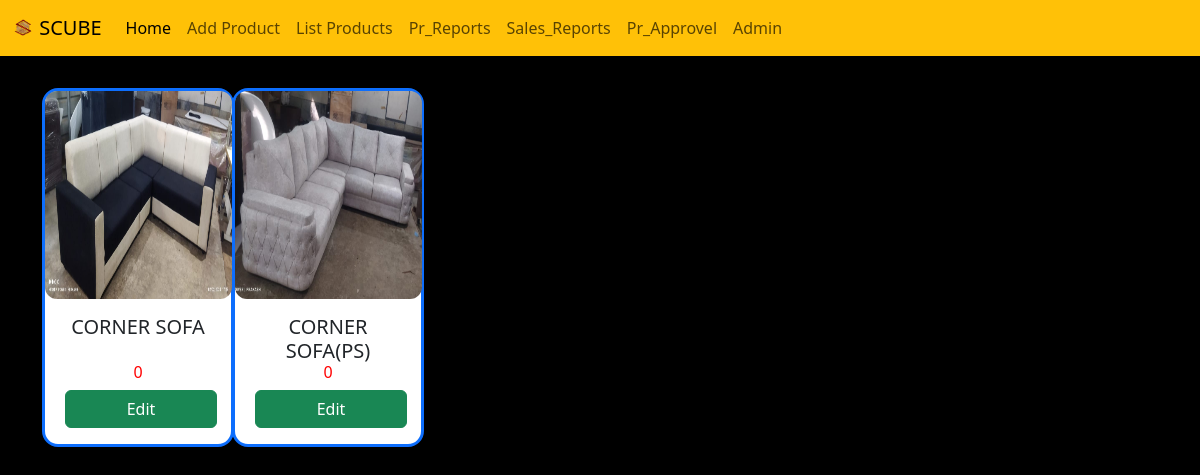
The page /Pr_Approvel on the database its author committed.
### manager/models.py (models this page shows)
class Scube_ss(models.Model):
    code=models.CharField(max_length=50 ,null=True)
    Catogory= models.CharField(choices=Catogory_choice , max_length=50 ,null=True )
    name=models.CharField(max_length=50 ,null=True)
    size=models.CharField(max_length=50 ,null=True,blank=True)
    prize=models.IntegerField(null=True,blank=True)
    material=models.CharField(max_length=50 ,null=True)
    color=models.CharField(max_length=50 ,null=True,blank=True)
    pr_date=models.DateField(null=True)
    sl_date=models.DateField(null=True, blank=True)
    status= models.CharField(choices=status_choice , max_length=50 ,null=True )
    image=models.ImageField(upload_to='images/',blank=True)
    def __str__(self):
        return self.name

### manager/views.py (the view)
# urls.py: path('Pr_Approvel',views.Pr_Approvel,name='Pr_Approvel'),
def Pr_Approvel(request):
    ls_data = Scube_ss.objects.exclude(status="SALE" ).filter(Q(prize__isnull=True) | Q(prize="0"), pr_date__gt="2024-02-01").order_by('pr_date')
    print(ls_data)
    return render(request,'Pr_Approvel.html',{'prod':ls_data})

### manager/templates/Pr_Approvel.html
{% extends 'blank_layout.html' %}
{% load static %}
{% block content %}
<section class="container ">
    <div class="row">
        {% for product_obj in prod %}
        <div class="col-md-2 col-6 mt-4">
            <div class="card rounded-4 border border-primary border-3" style="width: 12rem;">
                {% if product_obj.image %}
                <img src="{{product_obj.image.url}}" class="card-img-top" style="width: 11.7rem; height: 13rem; border-radius: 12px;"
                    alt="...">
                {% else %}
                <img src="{% static 'images/gallery-img8.jpg' %}" class="card-img-top" style="width: 11.7rem; height: 13rem; border-radius:12px; " alt="">
                {% endif %}
                <div class="card-body">
                    <h5 class="card-title text-center" style="height: 40px;">{{product_obj.name |upper}}</h5>
                    <h6 class="card-title text-center" style="color: red;">{{product_obj.prize |upper}}</h6>
                    <div class="mx-1 ">
                        <a href="{% url 'edit2' product_obj.id %}" class="btn btn-success "
                            style="width: 9.5rem;">Edit</a>
                    </div>
                </div>
            </div>
        </div>
        {% endfor %}
    </div>
</section>
{% endblock %}

### rows shown on the page
Scube_ss: image (picture), name "CORNER SOFA", prize "0"
Scube_ss: image (picture), name "CORNER SOFA(PS)", prize "0"
